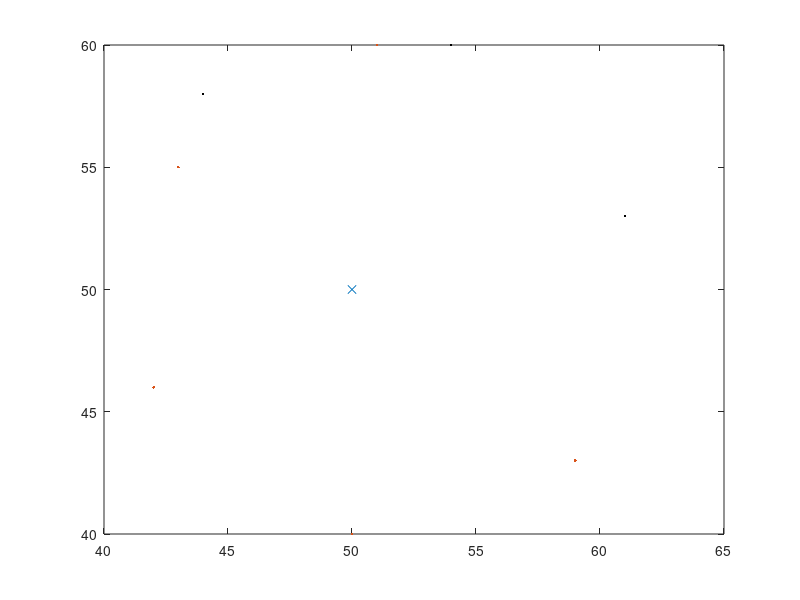

MATLAB code for this plot:
close all;
center = [50, 50];
x = [51, 43, 42, 50, 59];
x2 = [61, 54, 44];
y = [60, 55, 46, 40, 43];
y2 = [53, 60, 58];
plot(center(1), center(2), 'x');
hold on;
plot(x, y, '.');
plot(x2, y2, 'k.');